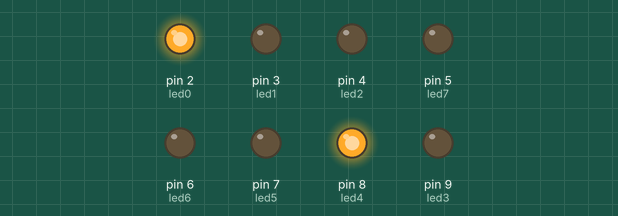
Recording of a sketch running on a simulated Arduino Uno, built with avr-gcc and run on an emulated ATmega328P. Shown: output pins drawn as LEDs (lit = HIGH).

Above: at 4.85 s.
At 9.15 s:
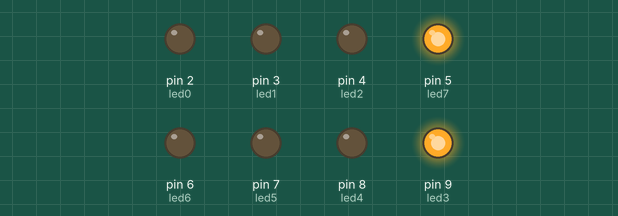
At 13.55 s:
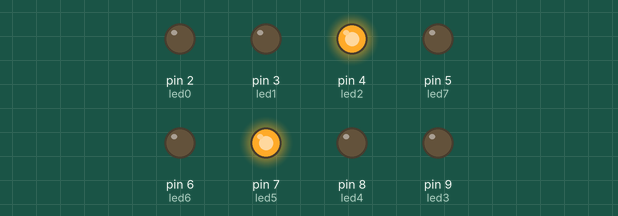
At 22.3 s:
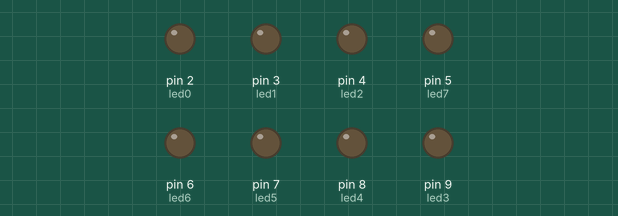
At 30.91 s:
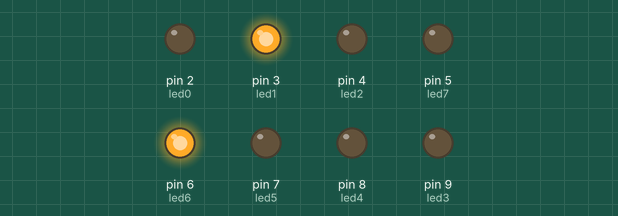
At 39.51 s:
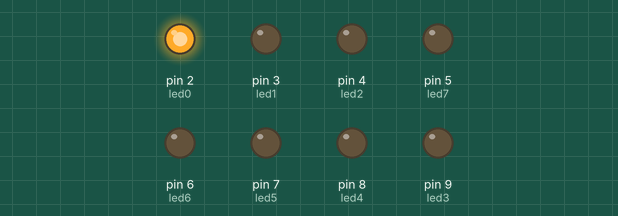
Timing chart, 0 to 40.0 s (numbered marks = the images above):
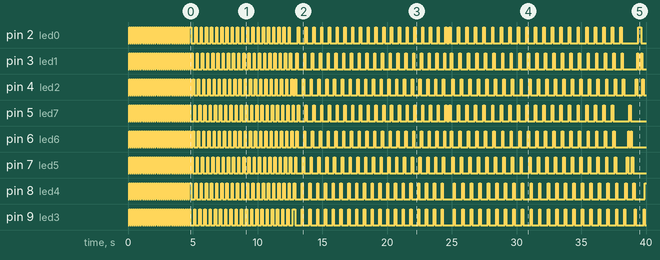

The sketch:

BSides_Seattle-2018.ino
```cpp
/*
  Binary Blink

  This super crappy code was written in the haze of cold medicine and has zero guarantee to work.
  In theory, it does.  It will make blinky lights on the B-Sides Seattle badge from 2018

  Do with it what you will.

  Change it, erase it, post it online and mock it incessantly.
*/

int led0 = 2;
int led1 = 3;
int led2 = 4;
int led3 = 9;
int led4 = 8;
int led5 = 7;
int led6 = 6;
int led7 = 5;

// Timer for the spiral
int timer = 100;
// Array of pin numbers to which LEDs are attached
int ledPins[] = {2, 3, 4, 9, 8, 7, 6, 5};
int pinCount = 8;

byte flash[] = {
  B00000000, B11111111
};
byte bullet[] = {
  B00010001, B00100010, B01000100, B10001000
};
byte radiate[] = {
  B00011000, B00100100, B01000010, B10000001, B00000000,
  B00000000
};
byte negradiate[] = {
  B10000001, B01000010, B00100100, B00011000, B00000000,
  B00000000
};
byte march[] = {
  B00000001, B00000010, B00000100, B00001000, B00010000,
  B00100000, B01000000, B10000000, B01000000, B00100000,
  B00010000, B00001000, B00000100, B00000010, B00000001
};
byte negmarch[] = {
  B11111111, B11111110, B11111101, B11111011, B11110111,
  B11101111, B11011111, B10111111, B01111111, B11111111,
  B01111111, B10111111, B11011111, B11101111, B11110111,
  B11111011, B11111101, B11111110
};
byte stackdots[] = {
  B00000000, B10000000, B01000000, B00100000, B00010000,
  B00001000, B00000100, B00000010, B00000001, B10000001,
  B01000001, B00100001, B00010001, B00001001, B00000101,
  B00000011, B10000011, B01000011, B00100011, B00010011,
  B00001011, B00000111, B10000111, B01000111, B00100111,
  B00010111, B00001111, B10001111, B01001111, B00101111,
  B00011111, B10011111, B01011111, B00111111, B10111111,
  B01111111, B11111111
};
byte sparkle[] = {
  B00000001, B10000000, B00000010, B01000000, B00000100,
  B00100000, B00001000, B00010000
};

// This runs to initiallize as soon as the chip is reset or gets power
void setup() {
  // Initialize Arduino digital pins [2,3,4,5,6,7,8,9] for output
  // Digital pins utilized on the ATMEGA328p are [4,5,6,11,12,13,14,15], which map to the Arduino pins above
  pinMode(led0, OUTPUT);
  pinMode(led1, OUTPUT);
  pinMode(led2, OUTPUT);
  pinMode(led3, OUTPUT);
  pinMode(led4, OUTPUT);
  pinMode(led5, OUTPUT);
  pinMode(led6, OUTPUT);
  pinMode(led7, OUTPUT);
}

void changeLED(byte pattern)
{
  if (bitRead( pattern, 0 ) == 0) {
    digitalWrite(led0, LOW);
  } else {
    digitalWrite(led0, HIGH);
  }
  if (bitRead( pattern, 1 ) == 0) {
    digitalWrite(led1, LOW);
  } else {
    digitalWrite(led1, HIGH);
  }
  if (bitRead( pattern, 2 ) == 0) {
    digitalWrite(led2, LOW);
  } else {
    digitalWrite(led2, HIGH);
  }
  if (bitRead( pattern, 3 ) == 0) {
    digitalWrite(led3, LOW);
  } else {
    digitalWrite(led3, HIGH);
  }
  if (bitRead( pattern, 4 ) == 0) {
    digitalWrite(led4, LOW);
  } else {
    digitalWrite(led4, HIGH);
  }
  if (bitRead( pattern, 5 ) == 0) {
    digitalWrite(led5, LOW);
  } else {
    digitalWrite(led5, HIGH);
  }
  if (bitRead( pattern, 6 ) == 0) {
    digitalWrite(led6, LOW);
  } else {
    digitalWrite(led6, HIGH);
  }
  if (bitRead( pattern, 7 ) == 0) {
    digitalWrite(led7, LOW);
  } else {
    digitalWrite(led7, HIGH);
  }
}

int plength;
void loop() {
  // Flash
  for (int i = 0; i < 30; i++) {
    for (int j = 0; j < 2; j++) {
      changeLED(flash[j]);
      delay(80);
    }
  }
  // Bullet
  for (int i = 0; i < 20; i++) {
    for (int j = 0; j < 4; j++) {
      changeLED(bullet[j]);
      delay(100);
    }
  }
  // radiate
  for (int i = 0; i < 20; i++) {
    for (int j = 0; j < 6; j++) {
      changeLED(radiate[j]);
      delay(100);
    }
  }
  // negradiate
  for (int i = 0; i < 20; i++) {
    for (int j = 0; j < 6; j++) {
      changeLED(negradiate[j]);
      delay(110);
    }
  }
  // march
  for (int i = 0; i < 10; i++) {
    for (int j = 0; j < 15; j++) {
      changeLED(march[j]);
      delay(100);
    }
  }
  // negmarch
  for (int i = 0; i < 10; i++) {
    for (int j = 0; j < 18; j++) {
      changeLED(negmarch[j]);
      delay(110);
    }
  }
  // stackdots
  for (int i = 0; i < 5; i++) {
    for (int j = 0; j < 37; j++) {
      changeLED(stackdots[j]);
      delay(100);
    }
  }
  // sparkle
  for (int i = 0; i < 20; i++) {
    for (int j = 0; j < 8; j++) {
      changeLED(sparkle[j]);
      delay(110);
    }
  }
}
```
